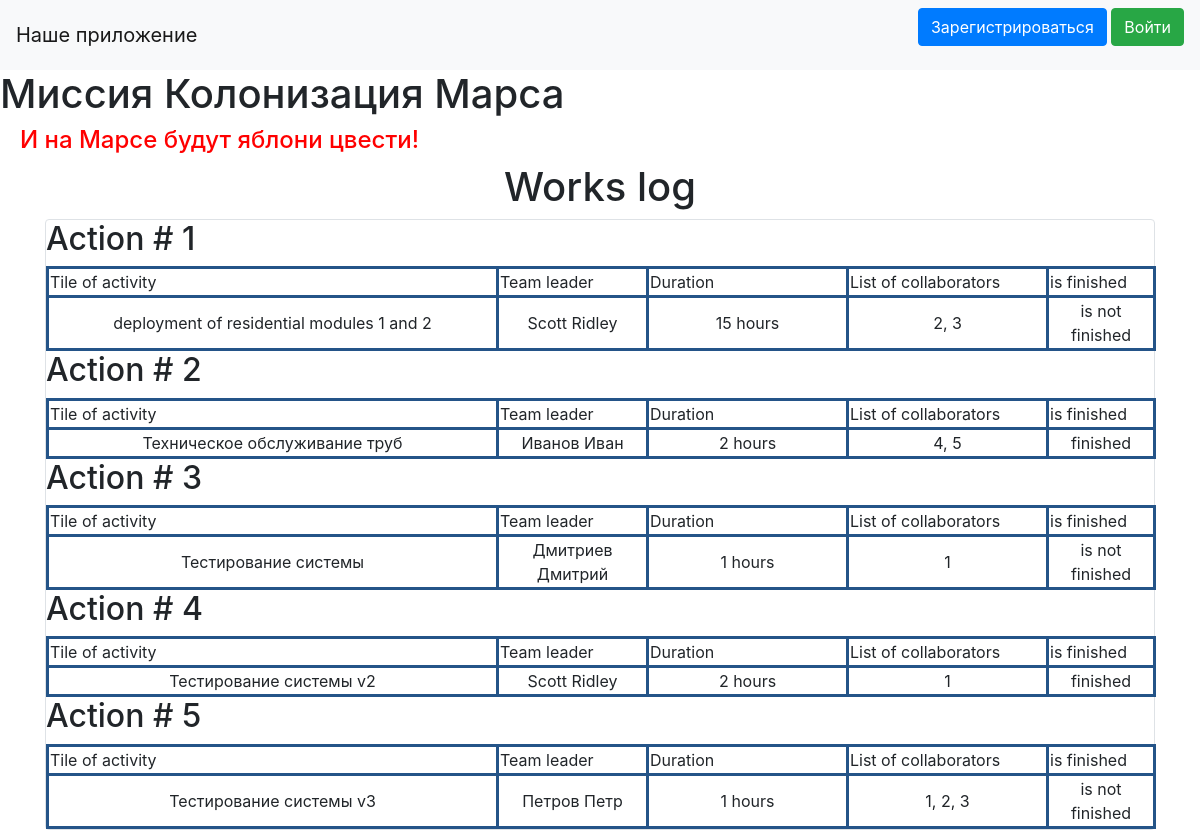
Before: / with the older database file.
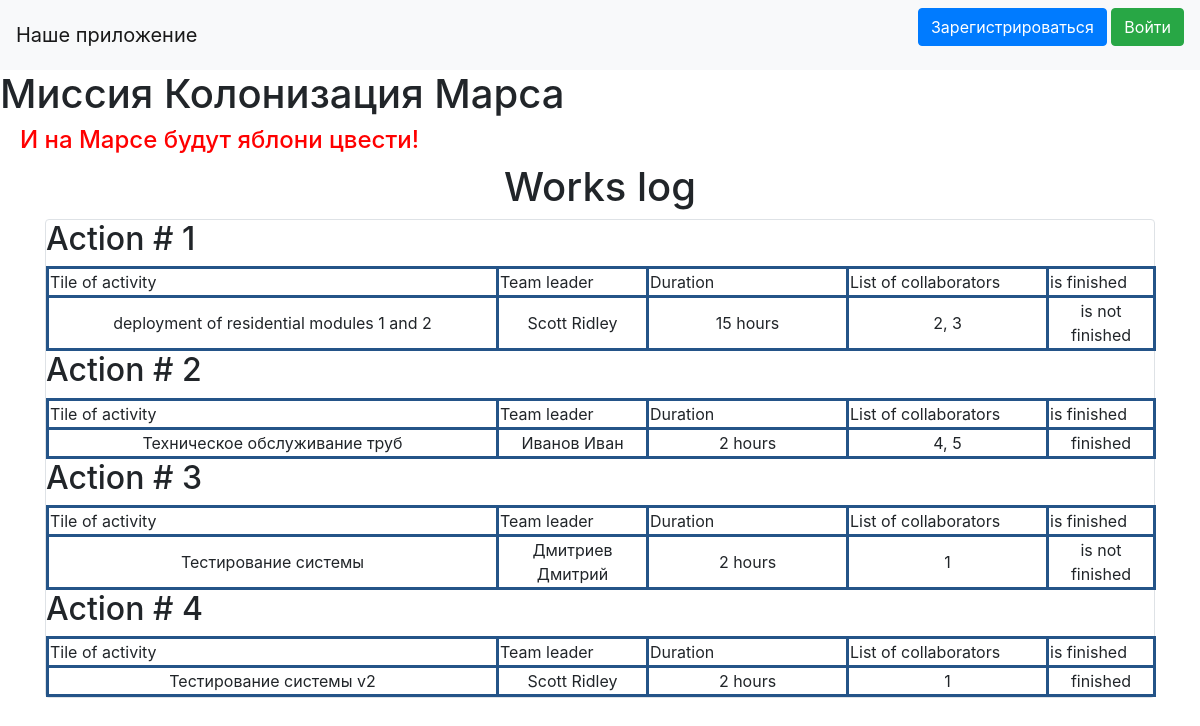
After: the same page with the newer database file.
### data/jobs.py (models this page shows, shortened)
class Jobs(SqlAlchemyBase):
    __tablename__ = 'jobs'
    id = sqlalchemy.Column(sqlalchemy.Integer,
                           primary_key=True, autoincrement=True)
    team_leader = sqlalchemy.Column(sqlalchemy.Integer, sqlalchemy.ForeignKey("users.id"))
    job = sqlalchemy.Column(sqlalchemy.String)
    work_size = sqlalchemy.Column(sqlalchemy.Integer)
    collaborators = sqlalchemy.Column(sqlalchemy.Integer)
    start_date = sqlalchemy.Column(sqlalchemy.DateTime)
    end_date = sqlalchemy.Column(sqlalchemy.DateTime)
    is_finished = sqlalchemy.Column(sqlalchemy.Boolean)
    user = orm.relationship("User")

### data/users.py (models this page shows, shortened)
class User(SqlAlchemyBase, UserMixin):
    __tablename__ = 'users'
    id = sqlalchemy.Column(sqlalchemy.Integer,
                           primary_key=True, autoincrement=True)
    surname = sqlalchemy.Column(sqlalchemy.String)
    name = sqlalchemy.Column(sqlalchemy.String)
    age = sqlalchemy.Column(sqlalchemy.Integer)
    position = sqlalchemy.Column(sqlalchemy.String)
    speciality = sqlalchemy.Column(sqlalchemy.String)
    address = sqlalchemy.Column(sqlalchemy.String)
    email = sqlalchemy.Column(sqlalchemy.String,
                              unique=True)
    hashed_password = sqlalchemy.Column(sqlalchemy.String)
    modified_date = sqlalchemy.Column(sqlalchemy.DateTime,
                                      default=datetime.datetime.now)
    jobs = orm.relationship("Jobs", back_populates='user')

### main.py (the view)
@app.route("/")
def main_window():
    db_sess = db_session.create_session()
    works = db_sess.query(Jobs).all()
    return render_template("works.html", works=works)

### data/db_session.py (called while the page is built)
def create_session() -> Session:
    global __factory
    return __factory()

### templates/works.html (shortened to what this page needs)
{% extends "base.html" %}
{% block content %}
<h1 style="text-align: center">Works log</h1>
<div class="col-md6 border rounded">
    {% for job in works %}
    <h2 style="text-align: left">Action # {{job.id}}</h2>
    <div>
        <table>
            <tr>
                <td style="text-align: left; width: 450px">Tile of activity</td>
                <td style="text-align: left; width: 150px">Team leader</td>
                <td style="text-align: left; width: 200px">Duration</td>
                <td style="text-align: left; width: 200px">List of collaborators</td>
                <td style="text-align: left">is finished</td>
            </tr>
            <tr>
                <td>{{job.job}}</td>
                <td>{{job.user.surname}} {{job.user.name}}</td>
                <td>{{job.work_size}} hours</td>
                <td>{{job.collaborators}}</td>
                {% if job.is_finished %}
                <td>finished</td>
                {% else %}
                <td>is not finished</td>
                {% endif %}
            </tr>
        </table>
    </div>
    {% endfor %}
</div>
{% endblock %}

### templates/base.html (shortened to what this page needs)
<!doctype html>
<html lang="en">
<head>
    <link rel="stylesheet"
          href="https://stackpath.bootstrapcdn.com/bootstrap/4.4.1/css/bootstrap.min.css"
>
    <link rel="stylesheet" type="text/css" href="{{url_for('static', filename='css/style.css')}}"/>
</head>
<body>
<header>
    <nav class="navbar navbar-light bg-light">
        <a class="navbar-brand" href="#">Наше приложение</a>
        {% if current_user.is_authenticated %}
        <a class="navbar-brand" href="/logout">{{ current_user.name }}</a>
        {% else %}
        <p>
            <a class="btn btn-primary " href="/register">Зарегистрироваться</a>
            <a class="btn btn-success" href="/login">Войти</a>
        </p>
        {% endif %}
    </nav>
</header>
<h1>Миссия Колонизация Марса</h1>
<h4>И на Марсе будут яблони цвести!</h4>
<main role="main" class="container">
    {% block content %}{% endblock %}
</main>
</body>

### static/css/style.css (style rules this page uses)
h4 { color: #ff0000; padding-left: 20px; }
h2 { text-align: center; }
table { width: 1110px; text-align: center; alignment: center; margin: auto; }
table, td, th { border: 3px solid #245488; }

Changed rows visible on the page:
removed Jobs: id "5", job "Тестирование системы v3", user.surname "Петров", user.name "Петр", work_size "1", collaborators "1, 2, 3", is_finished "is not finished"
changed Jobs "Тестирование системы": work_size "1" → "2"
